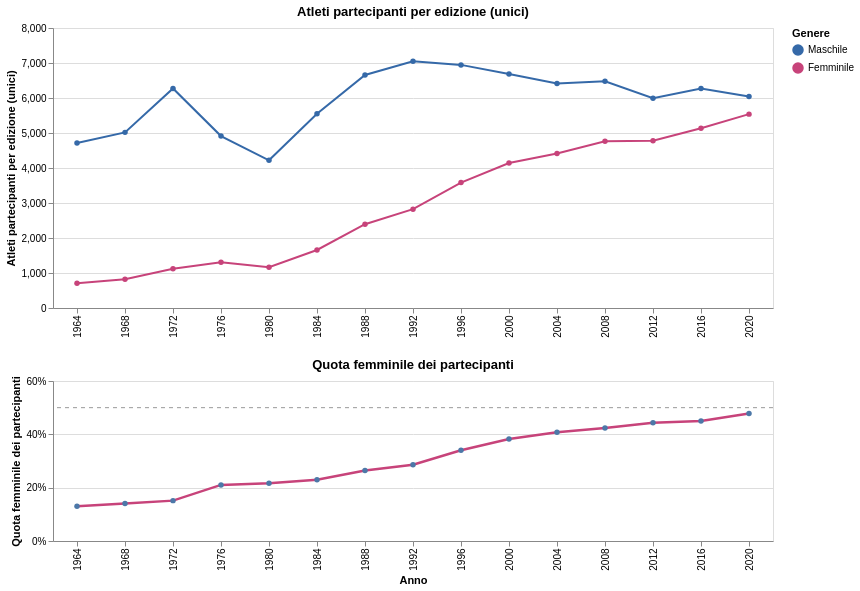

The code cell stored with this chart in its notebook:
### Markdown cell above
## 3. Evoluzione della partecipazione femminile

Contiamo gli **atleti unici** per edizione e sesso (un atleta iscritto a più gare conta una volta).
Il grafico composto mostra sopra i numeri assoluti, sotto la **quota femminile** sul totale dei
partecipanti, con la linea della parità al 50%.

### Code cell
def quota_femminile(df_long, col_valore):
    """Da un dataframe (year, genere, valore) calcola la quota femminile per anno."""
    wide = df_long.pivot_table(index="year", columns="genere", values=col_valore).reset_index()
    wide["quota_f"] = wide["Femminile"] / (wide["Femminile"] + wide["Maschile"])
    return wide[["year", "quota_f"]]

def grafico_serie_e_quota(df_long, col_valore, titolo_serie, titolo_quota):
    """Grafico composto: sopra le serie M/F nel tempo, sotto la quota femminile con la parita' al 50%."""
    linee = (
        alt.Chart(df_long)
        .mark_line(point=True, strokeWidth=2)
        .encode(
            x=alt.X("year:O", title=None),
            y=alt.Y(f"{col_valore}:Q", title=titolo_serie),
            color=alt.Color("genere:N", title="Genere", scale=SCALA_GENERE),
            tooltip=[
                alt.Tooltip("year:O", title="Anno"),
                alt.Tooltip("genere:N", title="Genere"),
                alt.Tooltip(f"{col_valore}:Q", title=titolo_serie, format=",.0f"),
            ],
        )
        .properties(width=720, height=280, title=titolo_serie)
    )

    quota = quota_femminile(df_long, col_valore)
    linea_quota = (
        alt.Chart(quota)
        .mark_line(point=True, strokeWidth=2.5, color=COLORE_F)
        .encode(
            x=alt.X("year:O", title="Anno"),
            y=alt.Y("quota_f:Q", title=titolo_quota, axis=alt.Axis(format="%"),
                    scale=alt.Scale(domain=[0, 0.6])),
            tooltip=[
                alt.Tooltip("year:O", title="Anno"),
                alt.Tooltip("quota_f:Q", title=titolo_quota, format=".1%"),
            ],
        )
    )
    parita = (
        alt.Chart(pd.DataFrame({"quota_f": [0.5]}))
        .mark_rule(strokeDash=[4, 4], color="#999999")
        .encode(y="quota_f:Q")
    )
    pannello_quota = (linea_quota + parita).properties(width=720, height=160, title=titolo_quota)

    return linee & pannello_quota

partecipanti = (
    events.dropna(subset=["sesso_atleta"])
    .drop_duplicates(subset=["year", "athlete_id"])
    .groupby(["year", "sesso_atleta"], as_index=False)
    .size()
    .rename(columns={"sesso_atleta": "genere", "size": "atleti"})
)

grafico_partecipazione = grafico_serie_e_quota(
    partecipanti, "atleti",
    "Atleti partecipanti per edizione (unici)",
    "Quota femminile dei partecipanti",
)
grafico_partecipazione

### Figure 1 — Vega-Lite specification as saved in the notebook (floating-point values rounded to 4 significant figures)
{"config": {"view": {"continuousWidth": 300, "continuousHeight": 300}}, "vconcat": [{"data": {"name": "data-9949773066dc6e33ee15016cefac500a"}, "mark": {"type": "line", "point": true, "strokeWidth": 2}, "encoding": {"color": {"field": "genere", "scale": {"domain": ["Maschile", "Femminile"], "range": ["#3569a8", "#c7437a"]}, "title": "Genere", "type": "nominal"}, "tooltip": [{"field": "year", "title": "Anno", "type": "ordinal"}, {"field": "genere", "title": "Genere", "type": "nominal"}, {"field": "atleti", "format": ",.0f", "title": "Atleti partecipanti per edizione (unici)", "type": "quantitative"}], "x": {"field": "year", "title": null, "type": "ordinal"}, "y": {"field": "atleti", "title": "Atleti partecipanti per edizione (unici)", "type": "quantitative"}}, "height": 280, "title": "Atleti partecipanti per edizione (unici)", "width": 720}, {"layer": [{"data": {"name": "data-c01c208309bfb941e453b0e94d2e36f6"}, "mark": {"type": "line", "color": "#c7437a", "point": true, "strokeWidth": 2.5}, "encoding": {"tooltip": [{"field": "year", "title": "Anno", "type": "ordinal"}, {"field": "quota_f", "format": ".1%", "title": "Quota femminile dei partecipanti", "type": "quantitative"}], "x": {"field": "year", "title": "Anno", "type": "ordinal"}, "y": {"axis": {"format": "%"}, "field": "quota_f", "scale": {"domain": [0, 0.6]}, "title": "Quota femminile dei partecipanti", "type": "quantitative"}}}, {"data": {"name": "data-ae456247d702c6c353c73adae49361a3"}, "mark": {"type": "rule", "color": "#999999", "strokeDash": [4, 4]}, "encoding": {"y": {"field": "quota_f", "type": "quantitative"}}}], "height": 160, "title": "Quota femminile dei partecipanti", "width": 720}], "$schema": "https://vega.github.io/schema/vega-lite/v6.4.1.json", "datasets": {"data-9949773066dc6e33ee15016cefac500a": [{"year": 1964, "genere": "Femminile", "atleti": 706}, {"year": 1964, "genere": "Maschile", "atleti": 4716}, {"year": 1968, "genere": "Femminile", "atleti": 823}, {"year": 1968, "genere": "Maschile", "atleti": 5018}, {"year": 1972, "genere": "Femminile", "atleti": 1119}, {"year": 1972, "genere": "Maschile", "atleti": 6273}, {"year": 1976, "genere": "Femminile", "atleti": 1308}, {"year": 1976, "genere": "Maschile", "atleti": 4912}, {"year": 1980, "genere": "Femminile", "atleti": 1164}, {"year": 1980, "genere": "Maschile", "atleti": 4219}, {"year": 1984, "genere": "Femminile", "atleti": 1658}, {"year": 1984, "genere": "Maschile", "atleti": 5551}, {"year": 1988, "genere": "Femminile", "atleti": 2395}, {"year": 1988, "genere": "Maschile", "atleti": 6659}, {"year": 1992, "genere": "Femminile", "atleti": 2823}, {"year": 1992, "genere": "Maschile", "atleti": 7052}, {"year": 1996, "genere": "Femminile", "atleti": 3584}, {"year": 1996, "genere": "Maschile", "atleti": 6946}, {"year": 2000, "genere": "Femminile", "atleti": 4144}, {"year": 2000, "genere": "Maschile", "atleti": 6688}, {"year": 2004, "genere": "Femminile", "atleti": 4414}, {"year": 2004, "genere": "Maschile", "atleti": 6413}, {"year": 2008, "genere": "Femminile", "atleti": 4762}, {"year": 2008, "genere": "Maschile", "atleti": 6476}, {"year": 2012, "genere": "Femminile", "atleti": 4776}, {"year": 2012, "genere": "Maschile", "atleti": 5992}, {"year": 2016, "genere": "Femminile", "atleti": 5137}, {"year": 2016, "genere": "Maschile", "atleti": 6269}, {"year": 2020, "genere": "Femminile", "atleti": 5539}, {"year": 2020, "genere": "Maschile", "atleti": 6040}], "data-c01c208309bfb941e453b0e94d2e36f6": [{"year": 1964, "quota_f": 0.1302}, {"year": 1968, "quota_f": 0.1409}, {"year": 1972, "quota_f": 0.1514}, {"year": 1976, "quota_f": 0.2103}, {"year": 1980, "quota_f": 0.2162}, {"year": 1984, "quota_f": 0.23}, {"year": 1988, "quota_f": 0.2645}, {"year": 1992, "quota_f": 0.2859}, {"year": 1996, "quota_f": 0.3404}, {"year": 2000, "quota_f": 0.3826}, {"year": 2004, "quota_f": 0.4077}, {"year": 2008, "quota_f": 0.4237}, {"year": 2012, "quota_f": 0.4435}, {"year": 2016, "quota_f": 0.4504}, {"year": 2020, "quota_f": 0.4784}], "data-ae456247d702c6c353c73adae49361a3": [{"quota_f": 0.5}]}}
